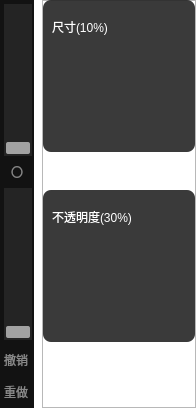
<?xml version="1.0" encoding="UTF-8"?>
<ui version="4.0">
 <class>LeftTool</class>
 <widget class="QWidget" name="LeftTool">
  <property name="geometry">
   <rect>
    <x>0</x>
    <y>0</y>
    <width>196</width>
    <height>408</height>
   </rect>
  </property>
  <property name="sizePolicy">
   <sizepolicy hsizetype="Fixed" vsizetype="Fixed">
    <horstretch>0</horstretch>
    <verstretch>0</verstretch>
   </sizepolicy>
  </property>
  <property name="windowTitle">
   <string>Form</string>
  </property>
  <property name="styleSheet">
   <string notr="true">QWidget#LeftTool {
	background:transparent;
}
QToolButton {
	background:transparent; 
	border: 0px;
	color:#888888;
	font: 18px &quot;PingFang SC-Medium&quot;;
}
QLabel {
	background:transparent;
	color:white;
	font: 14px &quot;PingFang SC-Medium&quot;;
}
QFrame#frame_brush_size,#frame_brush_alpha {
	background: rgba(36,36,36,0.9);
	border-radius: 8px 8px 8px 8px;
}
QFrame#left_tool_set {
	background: #121212;
}

QSlider::handle:vertical { 
	background:#A2A2A2;
	border-radius: 2px;
	height: 12px; 
	margin: 2px; 
} 
QSlider::handle:vertical:hover {
	background: #FFFFFF;
}
QSlider::groove:vertical { 
	background:#242424;
	width:28px;
} </string>
  </property>
  <layout class="QHBoxLayout" name="horizontalLayout">
   <property name="spacing">
    <number>8</number>
   </property>
   <property name="leftMargin">
    <number>0</number>
   </property>
   <property name="topMargin">
    <number>0</number>
   </property>
   <property name="rightMargin">
    <number>0</number>
   </property>
   <property name="bottomMargin">
    <number>0</number>
   </property>
   <item>
    <widget class="QFrame" name="left_tool_set">
     <property name="maximumSize">
      <size>
       <width>34</width>
       <height>16777215</height>
      </size>
     </property>
     <layout class="QVBoxLayout" name="verticalLayout_3">
      <property name="spacing">
       <number>8</number>
      </property>
      <property name="leftMargin">
       <number>4</number>
      </property>
      <property name="topMargin">
       <number>4</number>
      </property>
      <property name="rightMargin">
       <number>4</number>
      </property>
      <property name="bottomMargin">
       <number>4</number>
      </property>
      <item>
       <widget class="QSlider" name="verticalSlider_brush">
        <property name="sizePolicy">
         <sizepolicy hsizetype="Fixed" vsizetype="Fixed">
          <horstretch>0</horstretch>
          <verstretch>0</verstretch>
         </sizepolicy>
        </property>
        <property name="minimumSize">
         <size>
          <width>28</width>
          <height>152</height>
         </size>
        </property>
        <property name="maximumSize">
         <size>
          <width>28</width>
          <height>152</height>
         </size>
        </property>
        <property name="orientation">
         <enum>Qt::Orientation::Vertical</enum>
        </property>
        <property name="invertedAppearance">
         <bool>false</bool>
        </property>
        <property name="invertedControls">
         <bool>false</bool>
        </property>
       </widget>
      </item>
      <item>
       <widget class="QtToolButtonEx" name="toolButton_picker">
        <property name="minimumSize">
         <size>
          <width>26</width>
          <height>16</height>
         </size>
        </property>
        <property name="maximumSize">
         <size>
          <width>26</width>
          <height>16</height>
         </size>
        </property>
        <property name="text">
         <string>〇</string>
        </property>
        <property name="icon">
         <iconset resource="../extres.qrc">
          <normaloff>:/ResExt/mipmap-hdpi/picker_0.png</normaloff>:/ResExt/mipmap-hdpi/picker_0.png</iconset>
        </property>
        <property name="iconSize">
         <size>
          <width>16</width>
          <height>16</height>
         </size>
        </property>
       </widget>
      </item>
      <item>
       <widget class="QSlider" name="verticalSlider_alpha">
        <property name="sizePolicy">
         <sizepolicy hsizetype="Fixed" vsizetype="Fixed">
          <horstretch>0</horstretch>
          <verstretch>0</verstretch>
         </sizepolicy>
        </property>
        <property name="minimumSize">
         <size>
          <width>28</width>
          <height>152</height>
         </size>
        </property>
        <property name="maximumSize">
         <size>
          <width>28</width>
          <height>152</height>
         </size>
        </property>
        <property name="styleSheet">
         <string notr="true"/>
        </property>
        <property name="orientation">
         <enum>Qt::Orientation::Vertical</enum>
        </property>
       </widget>
      </item>
      <item>
       <widget class="QtToolButtonEx" name="toolButton_undo">
        <property name="minimumSize">
         <size>
          <width>24</width>
          <height>24</height>
         </size>
        </property>
        <property name="maximumSize">
         <size>
          <width>24</width>
          <height>24</height>
         </size>
        </property>
        <property name="text">
         <string>撤销</string>
        </property>
        <property name="icon">
         <iconset resource="../extres.qrc">
          <normaloff>:/ResExt/mipmap-mdpi/undo_0.png</normaloff>:/ResExt/mipmap-mdpi/undo_0.png</iconset>
        </property>
        <property name="iconSize">
         <size>
          <width>24</width>
          <height>24</height>
         </size>
        </property>
       </widget>
      </item>
      <item>
       <widget class="QtToolButtonEx" name="toolButton_redo">
        <property name="minimumSize">
         <size>
          <width>24</width>
          <height>24</height>
         </size>
        </property>
        <property name="maximumSize">
         <size>
          <width>24</width>
          <height>24</height>
         </size>
        </property>
        <property name="text">
         <string>重做</string>
        </property>
        <property name="icon">
         <iconset resource="../extres.qrc">
          <normaloff>:/ResExt/mipmap-mdpi/redo_0.png</normaloff>:/ResExt/mipmap-mdpi/redo_0.png</iconset>
        </property>
        <property name="iconSize">
         <size>
          <width>24</width>
          <height>24</height>
         </size>
        </property>
       </widget>
      </item>
     </layout>
    </widget>
   </item>
   <item>
    <widget class="QFrame" name="frame">
     <property name="minimumSize">
      <size>
       <width>152</width>
       <height>0</height>
      </size>
     </property>
     <property name="frameShape">
      <enum>QFrame::Shape::StyledPanel</enum>
     </property>
     <property name="frameShadow">
      <enum>QFrame::Shadow::Raised</enum>
     </property>
     <widget class="QFrame" name="frame_brush_size">
      <property name="geometry">
       <rect>
        <x>1</x>
        <y>0</y>
        <width>152</width>
        <height>152</height>
       </rect>
      </property>
      <property name="sizePolicy">
       <sizepolicy hsizetype="Fixed" vsizetype="Fixed">
        <horstretch>0</horstretch>
        <verstretch>0</verstretch>
       </sizepolicy>
      </property>
      <property name="minimumSize">
       <size>
        <width>152</width>
        <height>152</height>
       </size>
      </property>
      <property name="maximumSize">
       <size>
        <width>152</width>
        <height>152</height>
       </size>
      </property>
      <property name="frameShape">
       <enum>QFrame::Shape::StyledPanel</enum>
      </property>
      <property name="frameShadow">
       <enum>QFrame::Shadow::Raised</enum>
      </property>
      <layout class="QVBoxLayout" name="verticalLayout">
       <property name="spacing">
        <number>8</number>
       </property>
       <property name="topMargin">
        <number>18</number>
       </property>
       <property name="rightMargin">
        <number>8</number>
       </property>
       <property name="bottomMargin">
        <number>18</number>
       </property>
       <item>
        <widget class="QLabel" name="label_brush_size_text">
         <property name="sizePolicy">
          <sizepolicy hsizetype="Preferred" vsizetype="Fixed">
           <horstretch>0</horstretch>
           <verstretch>0</verstretch>
          </sizepolicy>
         </property>
         <property name="text">
          <string>尺寸(10%)</string>
         </property>
        </widget>
       </item>
       <item>
        <widget class="QLabel" name="label_brush_size_show">
         <property name="styleSheet">
          <string notr="true"/>
         </property>
         <property name="text">
          <string/>
         </property>
         <property name="alignment">
          <set>Qt::AlignmentFlag::AlignCenter</set>
         </property>
        </widget>
       </item>
      </layout>
     </widget>
     <widget class="QFrame" name="frame_brush_alpha">
      <property name="geometry">
       <rect>
        <x>1</x>
        <y>190</y>
        <width>152</width>
        <height>152</height>
       </rect>
      </property>
      <property name="sizePolicy">
       <sizepolicy hsizetype="Fixed" vsizetype="Fixed">
        <horstretch>0</horstretch>
        <verstretch>0</verstretch>
       </sizepolicy>
      </property>
      <property name="minimumSize">
       <size>
        <width>152</width>
        <height>152</height>
       </size>
      </property>
      <property name="maximumSize">
       <size>
        <width>152</width>
        <height>152</height>
       </size>
      </property>
      <property name="frameShape">
       <enum>QFrame::Shape::StyledPanel</enum>
      </property>
      <property name="frameShadow">
       <enum>QFrame::Shadow::Raised</enum>
      </property>
      <layout class="QVBoxLayout" name="verticalLayout_2">
       <property name="spacing">
        <number>8</number>
       </property>
       <property name="topMargin">
        <number>18</number>
       </property>
       <property name="rightMargin">
        <number>8</number>
       </property>
       <property name="bottomMargin">
        <number>18</number>
       </property>
       <item>
        <widget class="QLabel" name="label_brush_alpha_text">
         <property name="sizePolicy">
          <sizepolicy hsizetype="Preferred" vsizetype="Fixed">
           <horstretch>0</horstretch>
           <verstretch>0</verstretch>
          </sizepolicy>
         </property>
         <property name="text">
          <string>不透明度(30%)</string>
         </property>
        </widget>
       </item>
       <item>
        <widget class="QLabel" name="label_brush_alpha_show">
         <property name="text">
          <string/>
         </property>
         <property name="alignment">
          <set>Qt::AlignmentFlag::AlignCenter</set>
         </property>
        </widget>
       </item>
      </layout>
     </widget>
    </widget>
   </item>
  </layout>
 </widget>
 <customwidgets>
  <customwidget>
   <class>QtToolButtonEx</class>
   <extends>QToolButton</extends>
   <header location="global">Utils/qttoolbuttonex.h</header>
  </customwidget>
 </customwidgets>
 <resources>
  <include location="../extres.qrc"/>
 </resources>
 <connections/>
</ui>
